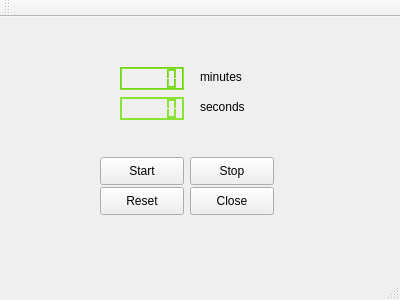
<?xml version="1.0" encoding="UTF-8"?>
<ui version="4.0">
 <class>MainWindow</class>
 <widget class="QMainWindow" name="MainWindow">
  <property name="geometry">
   <rect>
    <x>0</x>
    <y>0</y>
    <width>400</width>
    <height>300</height>
   </rect>
  </property>
  <property name="windowTitle">
   <string>MainWindow</string>
  </property>
  <widget class="QWidget" name="centralWidget">
   <widget class="QPushButton" name="startButton">
    <property name="geometry">
     <rect>
      <x>100</x>
      <y>140</y>
      <width>84</width>
      <height>28</height>
     </rect>
    </property>
    <property name="text">
     <string>Start</string>
    </property>
   </widget>
   <widget class="QPushButton" name="stopButton">
    <property name="geometry">
     <rect>
      <x>190</x>
      <y>140</y>
      <width>84</width>
      <height>28</height>
     </rect>
    </property>
    <property name="text">
     <string>Stop</string>
    </property>
   </widget>
   <widget class="QPushButton" name="resetButton">
    <property name="geometry">
     <rect>
      <x>100</x>
      <y>170</y>
      <width>84</width>
      <height>28</height>
     </rect>
    </property>
    <property name="text">
     <string>Reset</string>
    </property>
   </widget>
   <widget class="QPushButton" name="closeButton">
    <property name="geometry">
     <rect>
      <x>190</x>
      <y>170</y>
      <width>84</width>
      <height>28</height>
     </rect>
    </property>
    <property name="text">
     <string>Close</string>
    </property>
   </widget>
   <widget class="QLabel" name="label">
    <property name="geometry">
     <rect>
      <x>200</x>
      <y>50</y>
      <width>63</width>
      <height>20</height>
     </rect>
    </property>
    <property name="text">
     <string>minutes</string>
    </property>
   </widget>
   <widget class="QLabel" name="label_2">
    <property name="geometry">
     <rect>
      <x>200</x>
      <y>80</y>
      <width>63</width>
      <height>20</height>
     </rect>
    </property>
    <property name="text">
     <string>seconds</string>
    </property>
   </widget>
   <widget class="QLCDNumber" name="lcdNumberMin">
    <property name="geometry">
     <rect>
      <x>120</x>
      <y>50</y>
      <width>64</width>
      <height>23</height>
     </rect>
    </property>
    <property name="palette">
     <palette>
      <active>
       <colorrole role="WindowText">
        <brush brushstyle="SolidPattern">
         <color alpha="255">
          <red>239</red>
          <green>41</green>
          <blue>41</blue>
         </color>
        </brush>
       </colorrole>
       <colorrole role="Button">
        <brush brushstyle="SolidPattern">
         <color alpha="255">
          <red>115</red>
          <green>210</green>
          <blue>22</blue>
         </color>
        </brush>
       </colorrole>
       <colorrole role="Light">
        <brush brushstyle="SolidPattern">
         <color alpha="255">
          <red>115</red>
          <green>210</green>
          <blue>22</blue>
         </color>
        </brush>
       </colorrole>
       <colorrole role="Midlight">
        <brush brushstyle="SolidPattern">
         <color alpha="255">
          <red>138</red>
          <green>226</green>
          <blue>52</blue>
         </color>
        </brush>
       </colorrole>
       <colorrole role="Dark">
        <brush brushstyle="SolidPattern">
         <color alpha="255">
          <red>138</red>
          <green>226</green>
          <blue>52</blue>
         </color>
        </brush>
       </colorrole>
       <colorrole role="Mid">
        <brush brushstyle="SolidPattern">
         <color alpha="255">
          <red>138</red>
          <green>226</green>
          <blue>52</blue>
         </color>
        </brush>
       </colorrole>
       <colorrole role="Text">
        <brush brushstyle="SolidPattern">
         <color alpha="255">
          <red>0</red>
          <green>0</green>
          <blue>0</blue>
         </color>
        </brush>
       </colorrole>
       <colorrole role="ButtonText">
        <brush brushstyle="SolidPattern">
         <color alpha="255">
          <red>0</red>
          <green>0</green>
          <blue>0</blue>
         </color>
        </brush>
       </colorrole>
       <colorrole role="Base">
        <brush brushstyle="SolidPattern">
         <color alpha="255">
          <red>255</red>
          <green>255</green>
          <blue>255</blue>
         </color>
        </brush>
       </colorrole>
       <colorrole role="Window">
        <brush brushstyle="SolidPattern">
         <color alpha="255">
          <red>255</red>
          <green>255</green>
          <blue>255</blue>
         </color>
        </brush>
       </colorrole>
       <colorrole role="PlaceholderText">
        <brush brushstyle="SolidPattern">
         <color alpha="255">
          <red>255</red>
          <green>255</green>
          <blue>255</blue>
         </color>
        </brush>
       </colorrole>
      </active>
      <inactive>
       <colorrole role="WindowText">
        <brush brushstyle="SolidPattern">
         <color alpha="255">
          <red>239</red>
          <green>41</green>
          <blue>41</blue>
         </color>
        </brush>
       </colorrole>
       <colorrole role="Button">
        <brush brushstyle="SolidPattern">
         <color alpha="255">
          <red>115</red>
          <green>210</green>
          <blue>22</blue>
         </color>
        </brush>
       </colorrole>
       <colorrole role="Light">
        <brush brushstyle="SolidPattern">
         <color alpha="255">
          <red>115</red>
          <green>210</green>
          <blue>22</blue>
         </color>
        </brush>
       </colorrole>
       <colorrole role="Midlight">
        <brush brushstyle="SolidPattern">
         <color alpha="255">
          <red>138</red>
          <green>226</green>
          <blue>52</blue>
         </color>
        </brush>
       </colorrole>
       <colorrole role="Dark">
        <brush brushstyle="SolidPattern">
         <color alpha="255">
          <red>138</red>
          <green>226</green>
          <blue>52</blue>
         </color>
        </brush>
       </colorrole>
       <colorrole role="Mid">
        <brush brushstyle="SolidPattern">
         <color alpha="255">
          <red>138</red>
          <green>226</green>
          <blue>52</blue>
         </color>
        </brush>
       </colorrole>
       <colorrole role="Text">
        <brush brushstyle="SolidPattern">
         <color alpha="255">
          <red>0</red>
          <green>0</green>
          <blue>0</blue>
         </color>
        </brush>
       </colorrole>
       <colorrole role="ButtonText">
        <brush brushstyle="SolidPattern">
         <color alpha="255">
          <red>0</red>
          <green>0</green>
          <blue>0</blue>
         </color>
        </brush>
       </colorrole>
       <colorrole role="Base">
        <brush brushstyle="SolidPattern">
         <color alpha="255">
          <red>255</red>
          <green>255</green>
          <blue>255</blue>
         </color>
        </brush>
       </colorrole>
       <colorrole role="Window">
        <brush brushstyle="SolidPattern">
         <color alpha="255">
          <red>255</red>
          <green>255</green>
          <blue>255</blue>
         </color>
        </brush>
       </colorrole>
       <colorrole role="PlaceholderText">
        <brush brushstyle="SolidPattern">
         <color alpha="255">
          <red>255</red>
          <green>255</green>
          <blue>255</blue>
         </color>
        </brush>
       </colorrole>
      </inactive>
      <disabled>
       <colorrole role="WindowText">
        <brush brushstyle="SolidPattern">
         <color alpha="255">
          <red>138</red>
          <green>226</green>
          <blue>52</blue>
         </color>
        </brush>
       </colorrole>
       <colorrole role="Button">
        <brush brushstyle="SolidPattern">
         <color alpha="255">
          <red>115</red>
          <green>210</green>
          <blue>22</blue>
         </color>
        </brush>
       </colorrole>
       <colorrole role="Light">
        <brush brushstyle="SolidPattern">
         <color alpha="255">
          <red>115</red>
          <green>210</green>
          <blue>22</blue>
         </color>
        </brush>
       </colorrole>
       <colorrole role="Midlight">
        <brush brushstyle="SolidPattern">
         <color alpha="255">
          <red>138</red>
          <green>226</green>
          <blue>52</blue>
         </color>
        </brush>
       </colorrole>
       <colorrole role="Dark">
        <brush brushstyle="SolidPattern">
         <color alpha="255">
          <red>138</red>
          <green>226</green>
          <blue>52</blue>
         </color>
        </brush>
       </colorrole>
       <colorrole role="Mid">
        <brush brushstyle="SolidPattern">
         <color alpha="255">
          <red>138</red>
          <green>226</green>
          <blue>52</blue>
         </color>
        </brush>
       </colorrole>
       <colorrole role="Text">
        <brush brushstyle="SolidPattern">
         <color alpha="255">
          <red>138</red>
          <green>226</green>
          <blue>52</blue>
         </color>
        </brush>
       </colorrole>
       <colorrole role="ButtonText">
        <brush brushstyle="SolidPattern">
         <color alpha="255">
          <red>138</red>
          <green>226</green>
          <blue>52</blue>
         </color>
        </brush>
       </colorrole>
       <colorrole role="Base">
        <brush brushstyle="SolidPattern">
         <color alpha="255">
          <red>255</red>
          <green>255</green>
          <blue>255</blue>
         </color>
        </brush>
       </colorrole>
       <colorrole role="Window">
        <brush brushstyle="SolidPattern">
         <color alpha="255">
          <red>255</red>
          <green>255</green>
          <blue>255</blue>
         </color>
        </brush>
       </colorrole>
       <colorrole role="PlaceholderText">
        <brush brushstyle="SolidPattern">
         <color alpha="255">
          <red>255</red>
          <green>255</green>
          <blue>255</blue>
         </color>
        </brush>
       </colorrole>
      </disabled>
     </palette>
    </property>
   </widget>
   <widget class="QLCDNumber" name="lcdNumberSec">
    <property name="geometry">
     <rect>
      <x>120</x>
      <y>80</y>
      <width>64</width>
      <height>23</height>
     </rect>
    </property>
    <property name="palette">
     <palette>
      <active>
       <colorrole role="WindowText">
        <brush brushstyle="SolidPattern">
         <color alpha="255">
          <red>138</red>
          <green>226</green>
          <blue>52</blue>
         </color>
        </brush>
       </colorrole>
       <colorrole role="Button">
        <brush brushstyle="SolidPattern">
         <color alpha="255">
          <red>138</red>
          <green>226</green>
          <blue>52</blue>
         </color>
        </brush>
       </colorrole>
       <colorrole role="Light">
        <brush brushstyle="SolidPattern">
         <color alpha="255">
          <red>138</red>
          <green>226</green>
          <blue>52</blue>
         </color>
        </brush>
       </colorrole>
       <colorrole role="Midlight">
        <brush brushstyle="SolidPattern">
         <color alpha="255">
          <red>138</red>
          <green>226</green>
          <blue>52</blue>
         </color>
        </brush>
       </colorrole>
       <colorrole role="Dark">
        <brush brushstyle="SolidPattern">
         <color alpha="255">
          <red>138</red>
          <green>226</green>
          <blue>52</blue>
         </color>
        </brush>
       </colorrole>
       <colorrole role="Mid">
        <brush brushstyle="SolidPattern">
         <color alpha="255">
          <red>138</red>
          <green>226</green>
          <blue>52</blue>
         </color>
        </brush>
       </colorrole>
       <colorrole role="Text">
        <brush brushstyle="SolidPattern">
         <color alpha="255">
          <red>138</red>
          <green>226</green>
          <blue>52</blue>
         </color>
        </brush>
       </colorrole>
       <colorrole role="ButtonText">
        <brush brushstyle="SolidPattern">
         <color alpha="255">
          <red>0</red>
          <green>0</green>
          <blue>0</blue>
         </color>
        </brush>
       </colorrole>
       <colorrole role="PlaceholderText">
        <brush brushstyle="SolidPattern">
         <color alpha="128">
          <red>138</red>
          <green>226</green>
          <blue>52</blue>
         </color>
        </brush>
       </colorrole>
      </active>
      <inactive>
       <colorrole role="WindowText">
        <brush brushstyle="SolidPattern">
         <color alpha="255">
          <red>138</red>
          <green>226</green>
          <blue>52</blue>
         </color>
        </brush>
       </colorrole>
       <colorrole role="Button">
        <brush brushstyle="SolidPattern">
         <color alpha="255">
          <red>138</red>
          <green>226</green>
          <blue>52</blue>
         </color>
        </brush>
       </colorrole>
       <colorrole role="Light">
        <brush brushstyle="SolidPattern">
         <color alpha="255">
          <red>138</red>
          <green>226</green>
          <blue>52</blue>
         </color>
        </brush>
       </colorrole>
       <colorrole role="Midlight">
        <brush brushstyle="SolidPattern">
         <color alpha="255">
          <red>138</red>
          <green>226</green>
          <blue>52</blue>
         </color>
        </brush>
       </colorrole>
       <colorrole role="Dark">
        <brush brushstyle="SolidPattern">
         <color alpha="255">
          <red>138</red>
          <green>226</green>
          <blue>52</blue>
         </color>
        </brush>
       </colorrole>
       <colorrole role="Mid">
        <brush brushstyle="SolidPattern">
         <color alpha="255">
          <red>138</red>
          <green>226</green>
          <blue>52</blue>
         </color>
        </brush>
       </colorrole>
       <colorrole role="Text">
        <brush brushstyle="SolidPattern">
         <color alpha="255">
          <red>138</red>
          <green>226</green>
          <blue>52</blue>
         </color>
        </brush>
       </colorrole>
       <colorrole role="ButtonText">
        <brush brushstyle="SolidPattern">
         <color alpha="255">
          <red>0</red>
          <green>0</green>
          <blue>0</blue>
         </color>
        </brush>
       </colorrole>
       <colorrole role="PlaceholderText">
        <brush brushstyle="SolidPattern">
         <color alpha="128">
          <red>138</red>
          <green>226</green>
          <blue>52</blue>
         </color>
        </brush>
       </colorrole>
      </inactive>
      <disabled>
       <colorrole role="WindowText">
        <brush brushstyle="SolidPattern">
         <color alpha="255">
          <red>138</red>
          <green>226</green>
          <blue>52</blue>
         </color>
        </brush>
       </colorrole>
       <colorrole role="Button">
        <brush brushstyle="SolidPattern">
         <color alpha="255">
          <red>138</red>
          <green>226</green>
          <blue>52</blue>
         </color>
        </brush>
       </colorrole>
       <colorrole role="Light">
        <brush brushstyle="SolidPattern">
         <color alpha="255">
          <red>138</red>
          <green>226</green>
          <blue>52</blue>
         </color>
        </brush>
       </colorrole>
       <colorrole role="Midlight">
        <brush brushstyle="SolidPattern">
         <color alpha="255">
          <red>138</red>
          <green>226</green>
          <blue>52</blue>
         </color>
        </brush>
       </colorrole>
       <colorrole role="Dark">
        <brush brushstyle="SolidPattern">
         <color alpha="255">
          <red>138</red>
          <green>226</green>
          <blue>52</blue>
         </color>
        </brush>
       </colorrole>
       <colorrole role="Mid">
        <brush brushstyle="SolidPattern">
         <color alpha="255">
          <red>138</red>
          <green>226</green>
          <blue>52</blue>
         </color>
        </brush>
       </colorrole>
       <colorrole role="Text">
        <brush brushstyle="SolidPattern">
         <color alpha="255">
          <red>138</red>
          <green>226</green>
          <blue>52</blue>
         </color>
        </brush>
       </colorrole>
       <colorrole role="ButtonText">
        <brush brushstyle="SolidPattern">
         <color alpha="255">
          <red>138</red>
          <green>226</green>
          <blue>52</blue>
         </color>
        </brush>
       </colorrole>
       <colorrole role="PlaceholderText">
        <brush brushstyle="SolidPattern">
         <color alpha="128">
          <red>0</red>
          <green>0</green>
          <blue>0</blue>
         </color>
        </brush>
       </colorrole>
      </disabled>
     </palette>
    </property>
   </widget>
  </widget>
  <widget class="QMenuBar" name="menuBar">
   <property name="geometry">
    <rect>
     <x>0</x>
     <y>0</y>
     <width>400</width>
     <height>25</height>
    </rect>
   </property>
  </widget>
  <widget class="QToolBar" name="mainToolBar">
   <attribute name="toolBarArea">
    <enum>TopToolBarArea</enum>
   </attribute>
   <attribute name="toolBarBreak">
    <bool>false</bool>
   </attribute>
  </widget>
  <widget class="QStatusBar" name="statusBar"/>
 </widget>
 <layoutdefault spacing="6" margin="11"/>
 <resources/>
 <connections>
  <connection>
   <sender>closeButton</sender>
   <signal>clicked()</signal>
   <receiver>MainWindow</receiver>
   <slot>close()</slot>
   <hints>
    <hint type="sourcelabel">
     <x>231</x>
     <y>225</y>
    </hint>
    <hint type="destinationlabel">
     <x>199</x>
     <y>149</y>
    </hint>
   </hints>
  </connection>
 </connections>
</ui>
